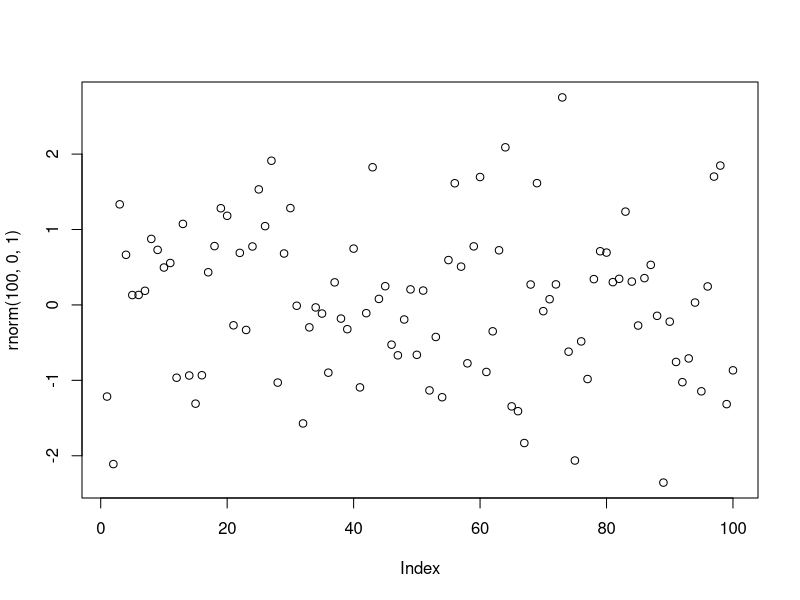

Generate this figure with R:
## ---- chunk 1
#| echo: false
plot(rnorm(100, 0, 1))
## ---- chunk 2
#| code-fold: true
a <- 1
b <- 4
c <- a + b
## ---- chunk 3
1 + 1
## ---- chunk 4
#| echo: false
2 * 2
